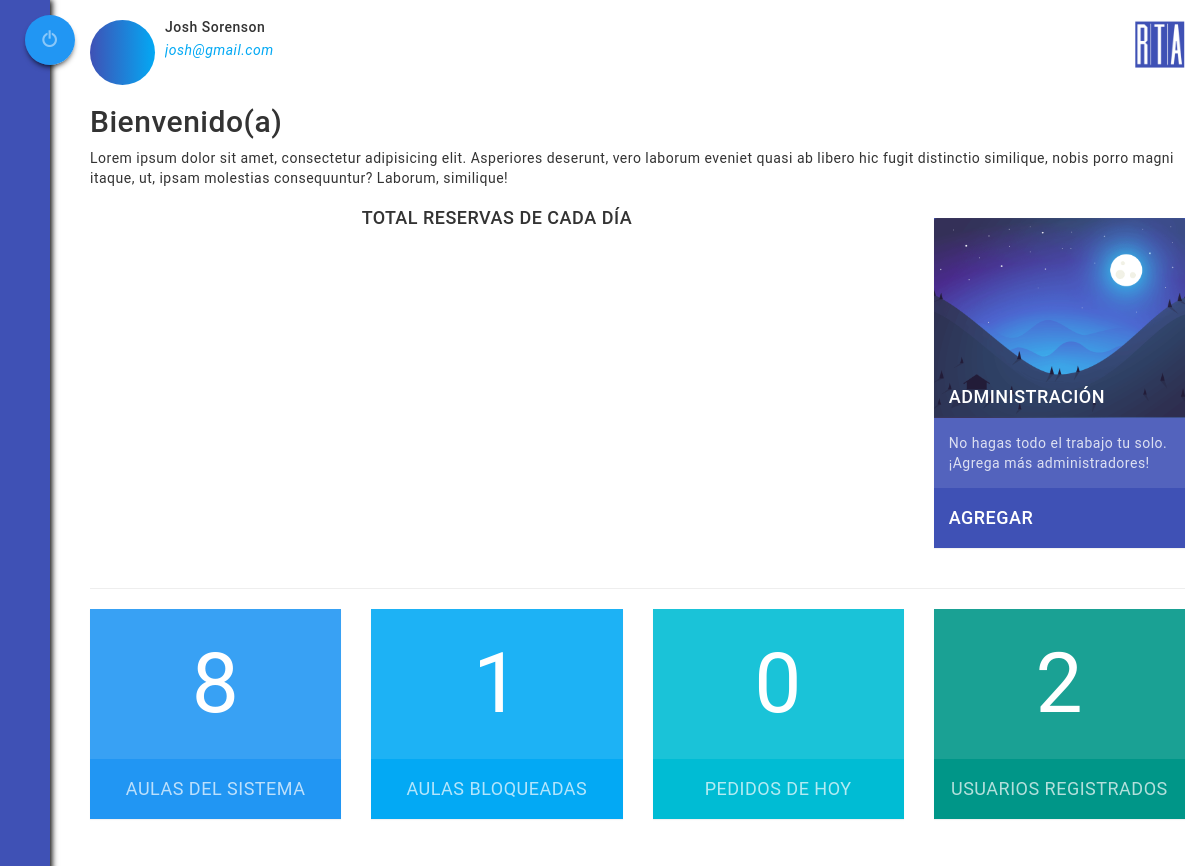
/sites/administrador/index.php (signed in), run on the app's committed database.
### tables this page shows
CREATE TABLE `usuario` (
  `documento` bigint(12) NOT NULL,
  `tipo` varchar(20) NOT NULL,
  `correo` varchar(50) NOT NULL,
  `estado` tinyint(1) NOT NULL DEFAULT '0',
  `nombre` varchar(30) NOT NULL,
  `apellidos` varchar(40) NOT NULL,
  `clave` varchar(20) NOT NULL,
  `foto` varchar(30) DEFAULT 'dummy.png'
);

### modelo/listaAulas.php (called while the page is built, shortened)
<?php
class listaAulas{
	public function __construct(){
		$conexion = new Conexion();
		$conexion->setAttribute(PDO::ATTR_ERRMODE, PDO::ERRMODE_EXCEPTION);
		$conexion->exec("SET CHARACTER SET utf8");
		$registros_aulas = $conexion->query("SELECT * FROM aula ORDER BY num_bloque, num_aula")->fetchAll(PDO::FETCH_OBJ);
	}
}
?>

### controlador/InicioAdmin.php (called while the page is built, shortened)
<?php
	require_once("../../modelo/listaAulas.php");
	$listaAulas = new listaAulas();
	$listaEstudiantes = new listaEstudiantes();
?>

### modelo/listaEstudiantes.php (called while the page is built, shortened)
<?php
class listaEstudiantes{
	public function __construct(){
		$conexion = new Conexion();
		$conexion->setAttribute(PDO::ATTR_ERRMODE, PDO::ERRMODE_EXCEPTION);
		$conexion->exec("SET CHARACTER SET utf8");
		$registros_estudiantes = $conexion->query("SELECT * FROM usuario WHERE tipo = 'comun' ORDER BY documento DESC;")->fetchAll(PDO::FETCH_OBJ);
	}
}
?>

### templades/informacionSesion.php (the view)
<div class="media">
	<br>
	<div class="media-left">
			<?php
				if($tipo == "admin"){
					$gradiente = "background: rgba(218,165,32,1);background: linear-gradient(to right, #FF9800 0%, #FFEB3B 100%);";
					$color = "txt-ambar";
				}else{
					$gradiente = "background: #3F51B5;background: linear-gradient(to right, #3F51B5 0%, #03A9F4 100%);";
					$color = "txt-azul-claro";
				}
			?>
		<div class="sesion-info" style="<?php echo $gradiente;?>">
			<div style="background:url(../../img/usuarios/<?php echo $foto;?>);width: 100%;height: 100%;background-position: center;background-size: cover;border-radius: 50%;"></div>
		</div>
	</div>
	<div class="media-body text-left">
		<h5 class="media-heading fw-500"><?php echo $nombre." ".$apellidos; ?></h5>
	    <i class="<?php echo $color; ?>"><?php echo $correo; ?></i>
	</div>
</div>

### css/styles.css (style rules this page uses)
* { padding: 0px; margin: 0px; font-family: 'Roboto', sans-serif; letter-spacing: .5px; }
html, body { height: 100%; }
.sesion-info { padding: 4px 4px; width: 65px; height: 65px; border-radius: 50%; background: rgba(218,165,32,1); background: linear-gradient(to right, rgba(218,165,32,1) 0%, rgba(255,217,0,1) 100%); }
.txt-azul-claro { color: #03A9F4; }
.fw-500 { font-weight: 500 !important; }

### data on the page
usuario: nombre "Josh", apellidos "Sorenson", correo "josh@gmail.com"

### other printed values
$listaAulas->totalAulas() "8"
$listaAulas->totalAulasBloqueadas() "1"
$listaReservas->reservasHoy() "0"
$listaEstudiantes->totalEstudiantes() "2"
